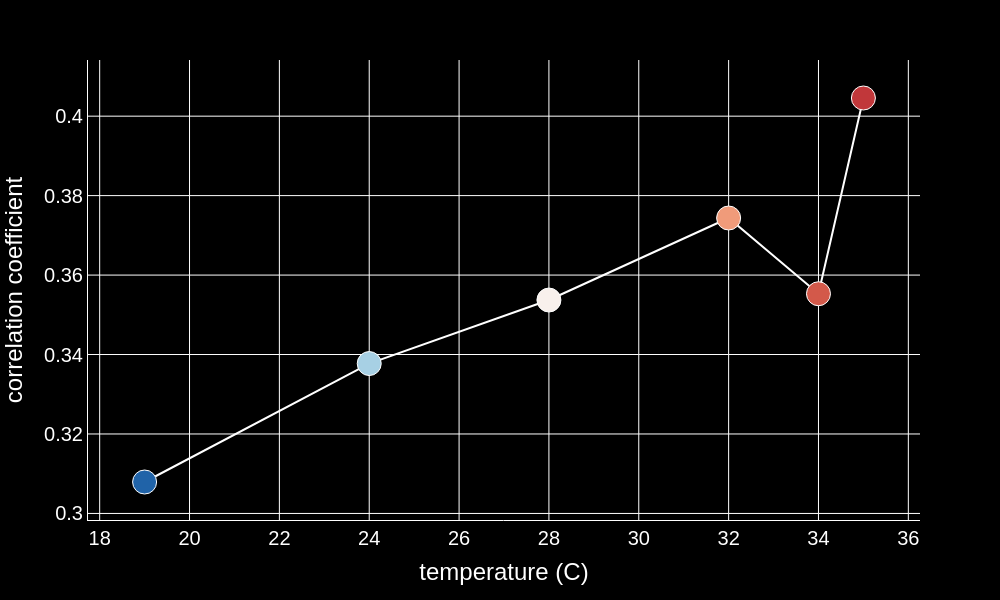

Notebook cell for this chart:
### Code cell
fig = px.scatter(
    feature_group_stats,
    x="temperature",
    y="mean",
    error_y="sem",
    color="temperature",
    color_continuous_scale="RdBu_r",
    range_color=[17, 38]
)

fig = format_2d_plotly(fig, axis_labels=["temperature (C)", "correlation coefficient"], font_size=20, marker_size=24)
fig.update_traces(mode="lines+markers", line=dict(color="white"))
# fig.update_layout(yaxis=dict(range=[0, 0.3]))
fig.update_layout(coloraxis_showscale=False)
fig.update_traces(error_x=dict(color="white", width=0))

fig.show()

fig.write_image(feature_cc_fig_path / f"{col_prefix}_feature_cc_scatter.png", scale=2)
fig.write_html(feature_cc_fig_path / f"{col_prefix}_feature_cc_scatter.html")

### Figure 1 — Plotly figure (JSON) as saved in the notebook; plotly's stock layout.template omitted (floating-point values rounded to 4 significant figures)
{"data": [{"error_x": {"color": "white", "width": 0}, "error_y": {"array": [0.002114, 0.002055, 0.002151, 0.002153, 0.002048, 0.002199], "color": "white", "width": 0}, "hovertemplate": "temperature=%{marker.color}<br>mean=%{y}<extra></extra>", "legendgroup": "", "line": {"color": "white"}, "marker": {"color": [19.0, 24.0, 28.0, 32.0, 34.0, 35.0], "coloraxis": "coloraxis", "line": {"color": "white", "width": 1}, "size": 24, "symbol": "circle"}, "mode": "lines+markers", "name": "", "orientation": "v", "showlegend": false, "type": "scatter", "x": [19.0, 24.0, 28.0, 32.0, 34.0, 35.0], "xaxis": "x", "y": [0.3079, 0.3377, 0.3537, 0.3744, 0.3553, 0.4046], "yaxis": "y"}], "layout": {"coloraxis": {"cmax": 38, "cmin": 17, "colorbar": {"len": 0.5, "title": {"text": "temperature"}, "x": 1, "y": 0.5}, "colorscale": [[0, "rgb(5,48,97)"], [0.1, "rgb(33,102,172)"], [0.2, "rgb(67,147,195)"], [0.3, "rgb(146,197,222)"], [0.4, "rgb(209,229,240)"], [0.5, "rgb(247,247,247)"], [0.6, "rgb(253,219,199)"], [0.7, "rgb(244,165,130)"], [0.8, "rgb(214,96,77)"], [0.9, "rgb(178,24,43)"], [1, "rgb(103,0,31)"]], "showscale": false}, "font": {"color": "white", "family": "Arial, sans-serif", "size": 20}, "height": 600, "legend": {"tracegroupgap": 0}, "margin": {"t": 60}, "paper_bgcolor": "black", "plot_bgcolor": "black", "title": {"text": ""}, "width": 1000, "xaxis": {"anchor": "y", "domain": [0, 1], "gridcolor": "white", "linecolor": "white", "showgrid": true, "tickfont": {"size": 20}, "title": {"text": "temperature (C)"}, "zeroline": true, "zerolinecolor": "white"}, "yaxis": {"anchor": "x", "domain": [0, 1], "gridcolor": "white", "linecolor": "white", "showgrid": true, "tickfont": {"size": 20}, "title": {"text": "correlation coefficient"}, "zeroline": true, "zerolinecolor": "white"}}}
